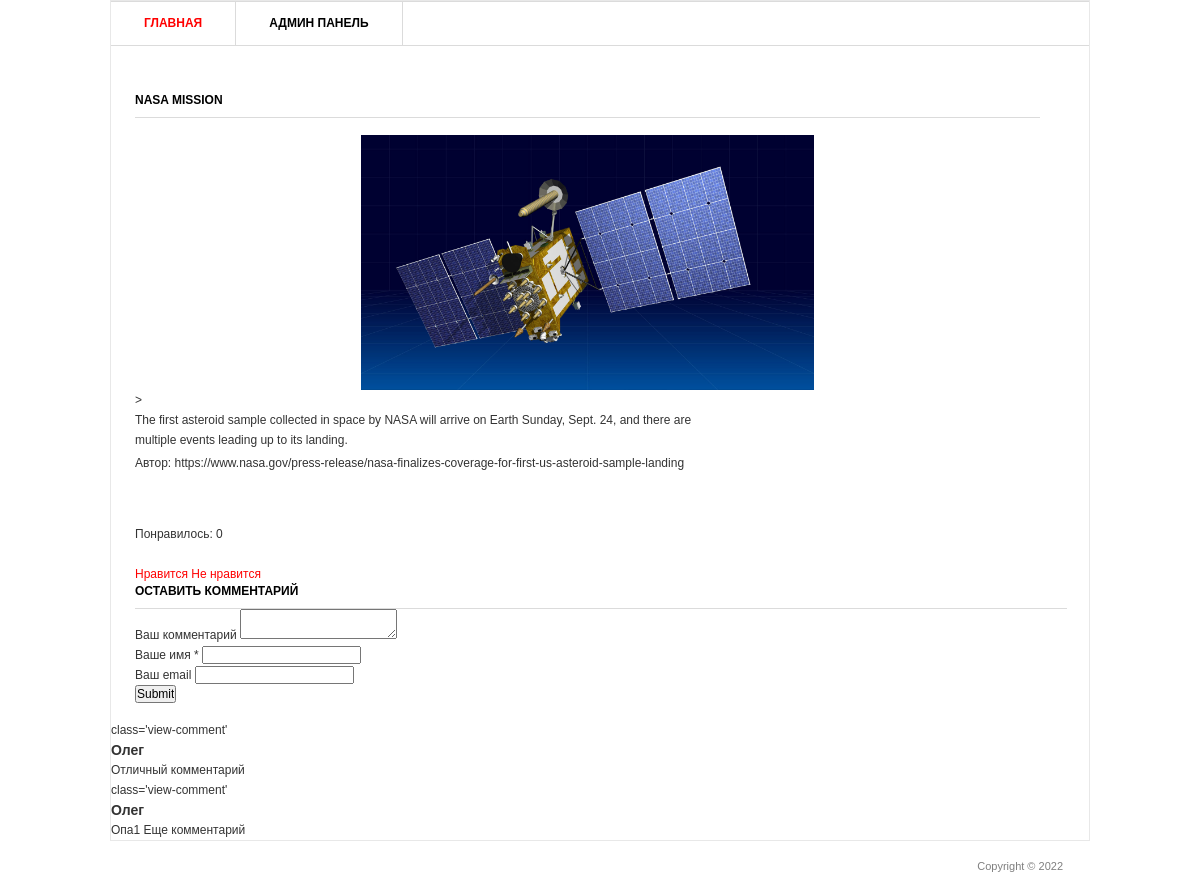
Page /2/ on the committed database.
### blog/models.py (models this page shows, shortened)
class Post(models.Model):
    title = models.CharField('Заголовок записи', max_length=100)
    description = models.TextField('Текст записи')
    author = models.CharField('Имя автора', max_length=100)
    date = models.DateField('Дата публикации')
    img = models.ImageField('Изображение', upload_to='image/%Y')
    class Meta:
        verbose_name = 'Запись'
        verbose_name_plural = 'Записи'

class Comments(models.Model):
    email = models.EmailField()
    name = models.CharField('Имя', max_length=50)
    text_comments = models.TextField('Текст комментария', max_length=2000)
    post = models.ForeignKey(Post, verbose_name='Публикация', on_delete=models.CASCADE)
    class Meta:
        verbose_name = 'Коммент'
        verbose_name_plural = 'Комментарии'

### blog/views.py (the view)
# urls.py: path('<int:pk>/', views.PostDetail.as_view()),
class PostDetail(View):
    def get(self, request, pk):
        post = Post.objects.get(id=pk)
        return render(request, 'blog/blog_detail.html', {'post': post})

### templates/blog/blog_detail.html (shortened to what this page needs)
{% load static %}
<html >
<head>
	<link rel="stylesheet" href="{% static 'css/style.css' %}" type="text/css" media="all" />
</head>
<body>
<div class="shell">
	<div class="border">
		<div id="navigation">
			<ul>
			    <li><a href="/" class="active">Главная</a></li>
			    <li><a href="/admin">Админ панель</a></li>
			</ul>
		</div>
		<div id="main">
			<div id="content" class="left">
				<div class="projects">
					<h3>{{post.title}}</h3>
                  <p align='center'>
                  <img src="{{post.img.url }}" width="50%" />
				  </p>>
					<div class="item">
						<div class="text left">
							<p>{{ post.description }}</p>
							<p>Автор: {{post.author}}</p>
						</div>
					</div>
						<div>
							<br>
							<p>Понравилось: {{post.likes_set.all.count}}</p>
							<br>
							<a href="{% url 'add_likes' post.id %}">Нравится</a>
							<a href="{% url 'del_likes' post.id %}">Не нравится</a>
						</div>
				</div>
			</div>
			<div class="form-comments">
				<h3>Оставить комментарий</h3>
				<div>
					<form action="{% url 'add_comments' post.id %}" method="post">
						<div>
							<label> Ваш комментарий</label>
							<textarea name="text_comments"></textarea>
						</div>
						<div>
							<label>Ваше имя *</label>
							<input type="text" name="name">
						</div>
						<div>
							<label>Ваш email</label>
							<input type="email" name="email">
						</div>
						<div><input type="submit"></div>
					</form>
				</div>
			</div>
		</div>
			{%for comment in post.comments_set.all%}
			<div> class='view-comment'
			<h3>{{comment.name}}</h3>
				<p>{{comment.text_comments}}</p>
			</div>
			{% endfor %}
	</div>
	<div id="footer">
		<p class="copy right">Copyright &copy;  2022 </p>
	</div>
</div>
</body>
</html>

### static/css/style.css (style rules this page uses)
* { margin: 0; padding: 0; outline:0; }
body { font-size: 12px; line-height: 20px; font-family: Georgia, Arial, Helvetica, Sans-Serif; color: #333; background: url() repeat 0 0; }
a { color: #ff0000; text-decoration: none; cursor:pointer; }
input, textarea, select { font-family: Arial, Helvetica, sans-serif; font-size:12px; }
textarea { overflow:auto; }
.left, .alignleft { float: left; display: inline; }
.right, .alignright { float: right; display: inline; }
.shell { width: 980px; margin: 0 auto; }
.border { border: 1px solid #e8e8e8; background: #fff; position: relative; }
#navigation { height: 43px; border-top: 1px solid #dbdbdb; border-bottom: 1px solid #dbdbdb; }
#navigation ul { list-style: none; }
#navigation ul li { float: left; height: 43px; border-right: 1px solid #dbdbdb; font-size: 12px; line-height: 43px; font-weight: bold; text-transform: uppercase; }
#navigation ul li a { float: left; height: 43px; color: #000; padding: 0 33px; }
#navigation ul li a:hover, #navigation ul li a.active { color: #ff0000; text-decoration: none; }
#main { width: 932px; padding: 37px 24px 17px 24px; }
#main h3 { font-size: 12px; line-height: 15px; color: #000; text-transform: uppercase; border-bottom: 1px solid #dbdbdb; padding: 0 0 9px 0; }
#content { width: 905px; }
.projects { padding: 10px 0 0 0; }
.projects h3 { margin: 0 0 17px 0; }
.projects .item { margin: 0 0 28px 0; }
.projects .text { width: 600px; }
.projects .text p { padding: 0 0 3px 0; }
#footer { font-family: Arial, sans-serif; font-size: 11px; line-height: 14px; color: #7f7f7f; padding: 18px 27px 20px 38px; }

### rows in the picture
Post: title "NASA MISSION", img (picture), description "The first asteroid sample collected in space by NASA will arrive on Earth Sunday, Sept. 24, and there are multiple events leading up to its landing.", author "https://www.nasa.gov/press-release/nasa-finalizes-coverage-for-first-us-asteroid-sample-landing", likes_set.all.count "0"
Comments: name "Олег", text_comments "Отличный комментарий"
Comments: name "Олег", text_comments "Опа1 Еще комментарий"
